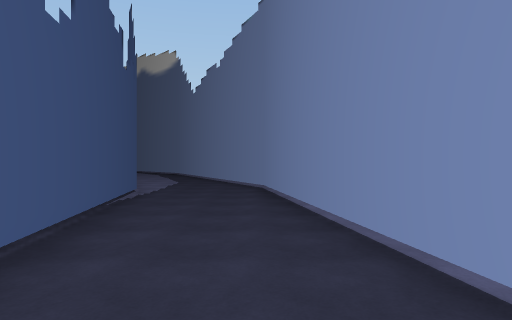
view 1 (above)

12 first-person views from a walk through a scene from a Unity 3-D project. The camera is 1.5 m above the floor, looks level and sees 75° across. The floor is counted in squares, 2 m on a side. Each view is taken from the middle of a square. On the plan, view 1 faces up. The plan holds only what a view shows up to about 11 squares ahead; the rest is blank. The place goes on beyond the plan.

view 2
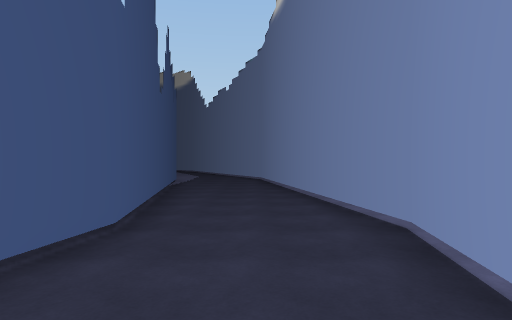

view 3
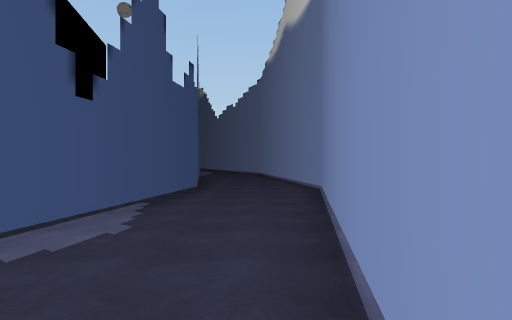

view 4
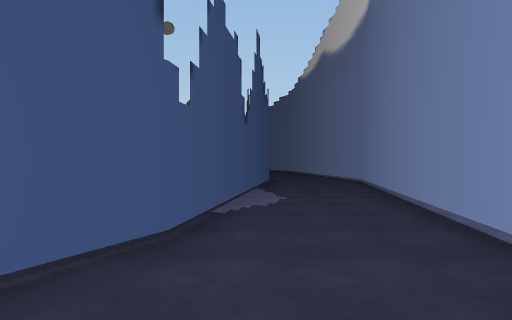

view 5
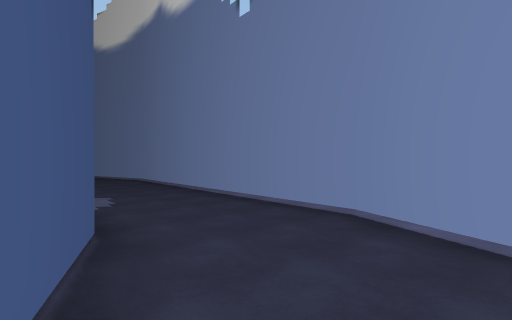

view 6
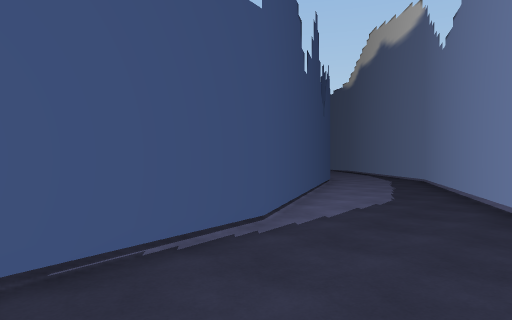

view 7
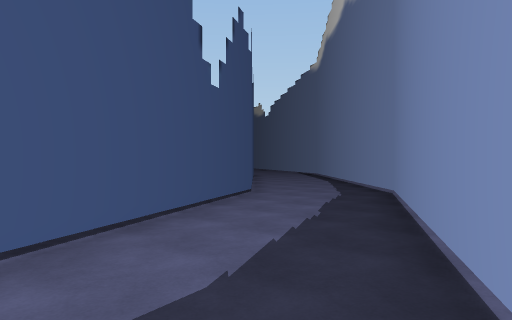

view 8
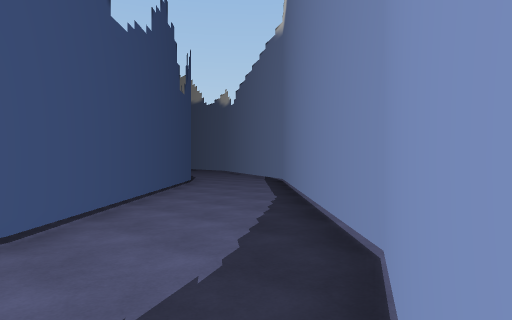

view 9
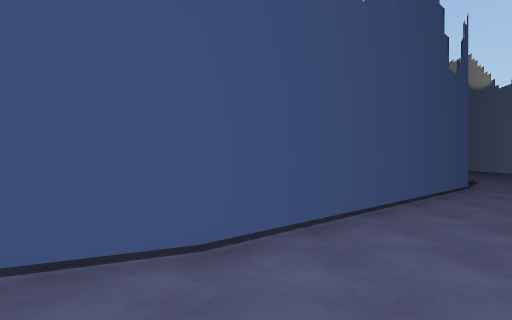

view 10
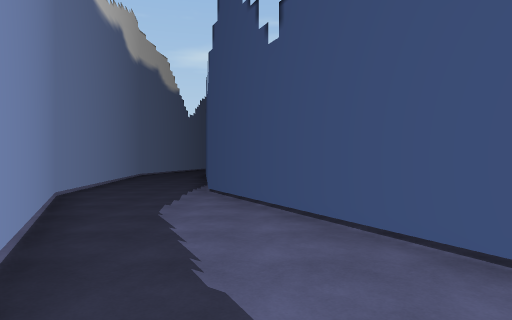

view 11
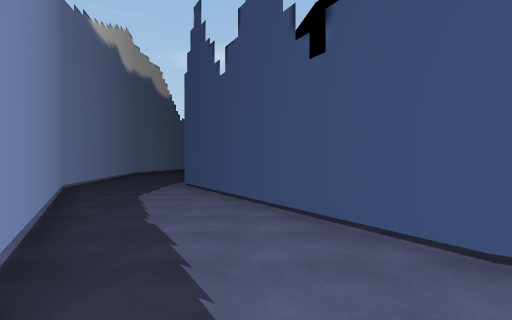

view 12
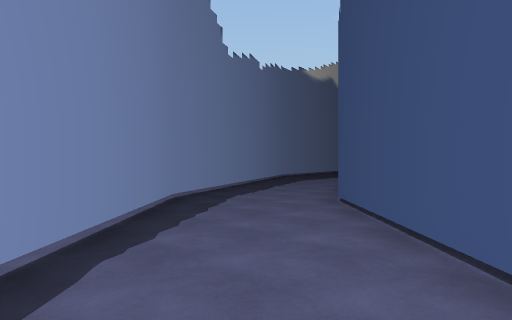

### Floor plan
Points are (right, up) in squares from view 1. A wall is a line through its corners. A room is listed if a view was taken in it or the views show most of it. See-through windows are left out.
Room 1 (views 1, 2, 3, 4, 5, 6, 7, 8, 9, 10, 11, 12)
walls: (-0.7, -11.6) (0.2, -9.7) (1.7, -0.4) (0.2, 9) (-4.1, 17.4) (-7.9, 21.3); (-12.5, 21.3) (-6.7, 15.5) (-2.9, 8) (-1.5, -0.4) (-2.9, -8.7) (-3.9, -10.7)

Where each view was taken, in squares from view 1:
view 1: 0 up, 0 right, facing up
view 2: 4 down, 0 right, facing up
view 3: 9 down, 0 right, facing up
view 4: 12 down, 2 left, facing up
view 5: 12 down, 4 left, facing up-right
view 6: 5 up, 0 right, facing up-left
view 7: 10 up, 1 left, facing up-left
view 8: 15 up, 3 left, facing up-left
view 9: 16 up, 4 left, facing left
view 10: 16 up, 4 left, facing down
view 11: 18 up, 5 left, facing down
view 12: 21 up, 10 left, facing down-right
